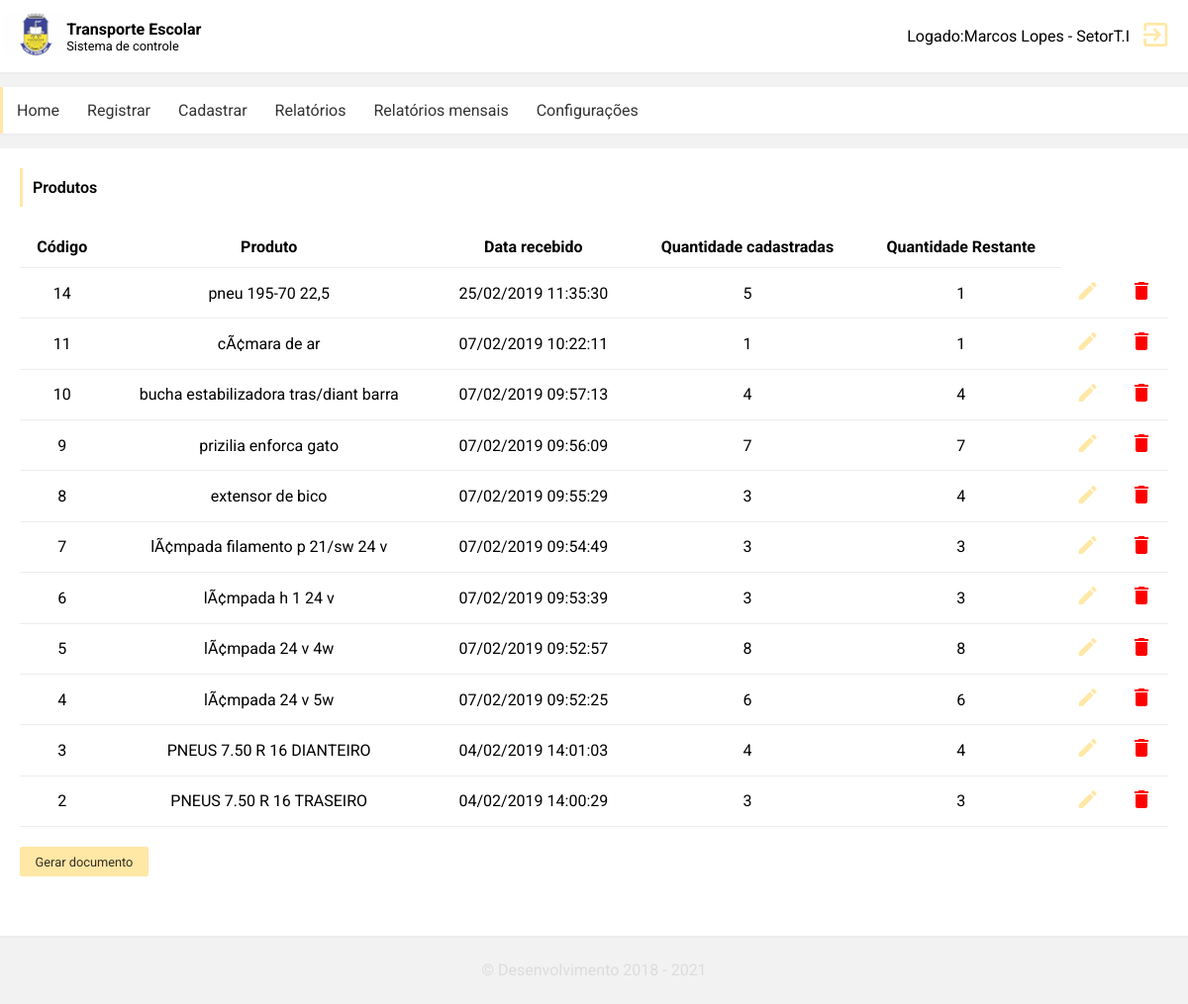
Page /pages/relatorios/relatorio_todos_produtos.php (signed in) on the earlier database version.
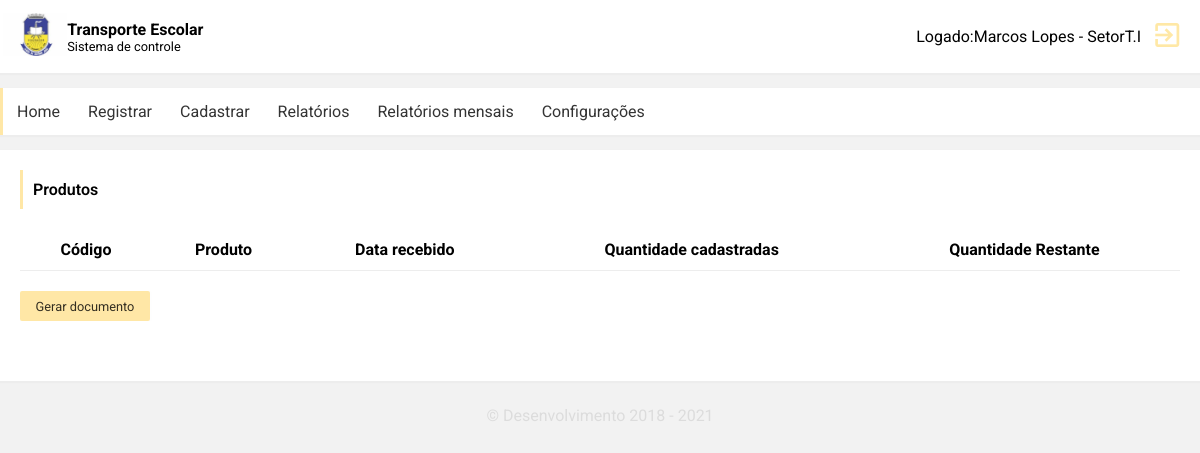
Same page on the later database version.
### tables this page shows
CREATE TABLE `produtos` (
    `id_produto` int(11) NOT NULL,
    `nome_produto` varchar(100) DEFAULT NULL,
    `data_produto_recebido` datetime DEFAULT NULL,
    `quantidade_produto` int(11) DEFAULT NULL,
    `quantidade_restante` int(11) DEFAULT NULL
);

### php/controllers/session.php (called while the page is built, shortened)
<?php
	function mostrar_login()
	{
		return $_SESSION['user']['nome_usuario'] .' -  Setor'.$_SESSION['user']['setor_usuario'];
	}
?>

### php/config/Database.connect.php (called while the page is built, shortened)
<?php
		class Connect
		{
			public function connect()
			{
				$this->connect = mysqli_connect($GLOBALS['config']['host'],$GLOBALS['config']['user'],$GLOBALS['config']['password'],$GLOBALS['config']['dbname']);
			}
		}
 ?>

### php/controllers/produto.php (the view, shortened to what this page needs)
<?php
	 function all_produtos($pagina)
	{
		$GLOBALS['Recursos']->paginação($GLOBALS['Recursos']->Query($GLOBALS['selects']->all_produtos()),$GLOBALS['selects']->all_produtos(),$pagina,function($dados){
			echo "<tr>
					<td>".$dados[0]."</td>
					<td>".$dados[1]."</td>
					<td>".$GLOBALS['Recursos']->formatdata($dados[2])."</td>
					<td>".$dados[3]."</td>
					<td>".$dados[4]."</td>
					 <td><a onclick=janela_mensagem('Editar','produto','../../php/request?page=editar/produto&id=".$dados[0]."')><i class='material-icons'>edit</i></a></td>
						<td><a onclick=janela_mensagem('Deletar','Produto','../../php/request?page=deletar/produto&id=".$dados[0]."')><i class='material-icons  status_indisponível'>delete</i></a></td>
				</tr>";
		},function($paginas){
			if($paginas > 1){
				for($i = 1; $i < $paginas + 1; $i++) {
				echo "
					<div class='paginação'><a  href='../../pages/relatorios/relatorio_todos_produtos?pagina=$i'>".$i."</a></div>
				";
				}
			}
		});
	}
 ?>

### pages/relatorios/relatorio_todos_produtos.php (shortened to what this page needs)
<!DOCTYPE html>
<html>
	<?php include '../componentes/head_page.inc'?>
<body>
	<?php include '../componentes/header.inc'?>
	<main>
		<?php include '../componentes/sidebar.inc'?>
		<div class="content">
			<div  class='resposive_table'>
				<div class='box-dados'>
				<div class='box-dados-title'>
					<h1>Produtos</h1>
				</div>
					<table id='HTMLtoPDF'>
						<tr>
							<th>Código</th>
							<th>Produto</th>
							<th>Data recebido</th>
							<th>Quantidade cadastradas</th>
							<th>Quantidade Restante</th>
						</tr>
						<?php
							$paginas = filter_input(INPUT_GET,'pagina',FILTER_SANITIZE_SPECIAL_CHARS);
							$pagina = (isset($paginas))? $paginas : 1;
							all_produtos($pagina);
						?>
					</table>
					<button onclick= ' Gerar_pdf()'>Gerar documento</button>
				</div>
			</div>
		</div>
	</main>
	<?php include '../componentes/footer.inc'?>
</body>
</html>

### pages/componentes/head_page.inc (shortened to what this page needs)
<head>
	<link rel="stylesheet" type="text/css" href="../public/css/estilo.css">
</head>

### pages/componentes/header.inc (shortened to what this page needs)
<header>
	<div class="sub-header">
		<div class="logo">
			<div>
				<img src="../public/img/logo.jpg">
			</div>
			<div>
				<h1>Transporte Escolar</h1>
				<h2>Sistema de controle</h2>
			</div>
		</div>
		<div class="user">
			<p><span>Logado:<?php echo mostrar_login()?> </span> <a onclick="janela_mensagem('Sair','conta','../../php/request.php?page=Sair')"><i class="material-icons">exit_to_app</i></a></p>
		</div>
	</div>
</header>

### pages/componentes/sidebar.inc (shortened to what this page needs)
<div class="navbar">
			<nav id="navbar">
				<ul>
					<a href="../relatorios/painel"><li >Home</li></a>
					<li>
						<a>Registrar</a>
					</li>
					<li>
						<a>Cadastrar</a>
					</li>
					<li>
						<a>Relatórios</a>
					</li>
					<a href='../relatorios/relatorio_filtro'><li>Relatórios mensais</li></a>
					<li>
						<a>Configurações</a>
					</li>
				</ul>
			</nav>
		</div>

### php/recursos.php (shortened to what this page needs)
<?php
	include 'config/Database.connect.php';
	class Recursos extends Connect
	{
		public function paginação($query,$select,$pagina,$callback,$callback2){
			$this->registros = $GLOBALS['config']['quantidade_registros'] ;
			$this->começo = ($this->registros*$pagina) - $this->registros;
			$this->produtos =  mysqli_query($this->connect,"".$select." limit $this->começo,$this->registros");
    		while($this->fect =  mysqli_fetch_array($this->produtos)){
				 $callback($this->fect);
			}
		}
		public function formatdata($datatime)
		{
          return (new DateTime($datatime))->format('d/m/Y H:i:s');
		}
	}
?>

### pages/componentes/footer.inc
<footer>
	<div class="footersub">
		<p>&copy; Desenvolvimento 2018 - <?php echo date('o') ?></p>
	</div>
</footer>

### pages/public/css/estilo.css (style rules this page uses)
* { padding:0; margin:0; font-family: 'Roboto', sans-serif; text-decoration:none; list-style:none; outline:none; }
html { background:#f2f2f2; }
main { width:93vw; margin:auto; display:flex; flex-direction:column; }
.resposive_table { overflow-x:auto; }
:root { --elemento-header:rgba(255, 199, 43, 0.42); --elemento-font-black:rgba(0,0,0,0.8); --elemento-font-white:rgba(255,255,255,1); --bordar:3px solid var(--elemento-header); --caixa:1px 1px 1px 1px #ededed ; --cor-valida:rgba(244, 67, 54, 0.6); --cor-valida-green:rgba(46, 139, 87, 0.8); }
.sub-header { width:93vw; margin:auto; display:flex; align-items:center; justify-content:space-between; }
header { background:var(--elemento-font-white); box-shadow: var(--caixa); }
.user { display:flex; align-items:center; }
.user span { display:none; }
.user p { align-items:center; display:flex; padding-right:20px; font-size:0.6rem; }
.user i { padding-left:10px; font-size:2rem; }
.logo { display:flex; align-items:center; padding:10px 0px; }
.logo img { max-width:4rem; }
.logo h1 { font-size:0.7rem; font-weight:bold; }
.logo h2 { font-size:0.7rem; font-weight:inherit; }
main div { width:auto; }
p { text-align:justify; }
.navbar { border-left:var(--bordar); margin-top:15px; background:var(--elemento-font-white); box-shadow: var(--caixa); }
.navbar nav { display:none; }
.navbar nav ul { display:flex; flex-direction:column; }
.navbar nav ul li { border-top:1px solid #ededed; padding:10px 10px; }
.navbar nav li { color:var(--elemento-font-black); }
.navbar nav ul li a,nav a li { font-size:0.8rem; color:var(--elemento-font-black); }
.content { margin-top:15px; background:var(--elemento-font-white); box-shadow: var(--caixa); padding:20px 20px; }
.box-dados-title { border-left:var(--bordar); margin-bottom:20px; }
.box-dados-title h1 { padding:10px 10px; font-size:0.7rem; font-weight:600; }
table { border-collapse: collapse; width: 100%; }
th, td { align-items:center; font-weight:inherit; text-align: center; padding: 0.7rem; font-size:0.5rem; border-bottom:1px solid #ededed; }
th { font-weight:bold; }
i { font-weight:inherit; color:var(--elemento-header); }
.material-icons { cursor:pointer; }
button { border-radius:2px; cursor:pointer; margin-top:20px; background:var(--elemento-header); border:none; width:100px; height:25px; font-size:0.6rem; box-shadow:1px 1px 1px 1px #fefefe; color:var(--elemento-font-black); }
.box-dados { margin-bottom:40px; }
.footersub { padding:25px 25px; }
.footersub p { font-size:0.6rem; color:#dcdcdc; text-align:center; }
@media screen and (min-width:640px) { main, .sub-header { width:75rem; } }
@media screen and (min-width:640px) { header { padding:0.2rem; align-items:center; } }
@media screen and (min-width:640px) { .user span { display:flex; } }
@media screen and (min-width:640px) { .navbar nav { display:block; } }
@media screen and (min-width:640px) { .navbar nav ul li { padding:14px 14px; border-top:none; } }
@media screen and (min-width:640px) { .navbar nav ul { position:relative; flex-direction:row; } }
@media screen and (min-width:640px) { .navbar nav ul li a,nav a li { font-size:1rem; } }
@media screen and (min-width:640px) { .box-dados { margin-bottom:40px; overflow:inherit; } }
@media screen and (min-width:640px) { th,td { text-align:center; font-size:1rem; } }
@media screen and (min-width:640px) { .box-dados-title h1 { font-size:1rem; } }
@media screen and (min-width:640px) { .logo h1 { font-weight:bold; font-size:1rem; } }
@media screen and (min-width:640px) { .logo h2 { font-size:0.8rem; } }
@media screen and (min-width:640px) { .user p { font-size:1rem; } }
@media screen and (min-width:640px) { button { width:130px; height:30px; font-size:0.8rem; } }
@media screen and (min-width:640px) { .footersub p { font-size:1rem; } }
.status_indisponível { color:red; }

Differences in the rows shown:
removed produtos: id_produto "14", nome_produto "pneu 195-70 22,5", data_produto_recebido "25/02/2019 11:35:30", quantidade_produto "5", quantidade_restante "1"
removed produtos: id_produto "11", nome_produto "cÃ¢mara de ar", data_produto_recebido "07/02/2019 10:22:11", quantidade_produto "1", quantidade_restante "1"
removed produtos: id_produto "10", nome_produto "bucha estabilizadora tras/diant barra", data_produto_recebido "07/02/2019 09:57:13", quantidade_produto "4", quantidade_restante "4"
removed produtos: id_produto "9", nome_produto "prizilia enforca gato", data_produto_recebido "07/02/2019 09:56:09", quantidade_produto "7", quantidade_restante "7"
removed produtos: id_produto "8", nome_produto "extensor de bico", data_produto_recebido "07/02/2019 09:55:29", quantidade_produto "3", quantidade_restante "4"
removed produtos: id_produto "7", nome_produto "lÃ¢mpada filamento p 21/sw 24 v", data_produto_recebido "07/02/2019 09:54:49", quantidade_produto "3", quantidade_restante "3"
removed produtos: id_produto "6", nome_produto "lÃ¢mpada h 1 24 v", data_produto_recebido "07/02/2019 09:53:39", quantidade_produto "3", quantidade_restante "3"
removed produtos: id_produto "5", nome_produto "lÃ¢mpada 24 v 4w", data_produto_recebido "07/02/2019 09:52:57", quantidade_produto "8", quantidade_restante "8"
removed produtos: id_produto "4", nome_produto "lÃ¢mpada 24 v 5w", data_produto_recebido "07/02/2019 09:52:25", quantidade_produto "6", quantidade_restante "6"
removed produtos: id_produto "3", nome_produto "PNEUS 7.50 R 16 DIANTEIRO", data_produto_recebido "04/02/2019 14:01:03", quantidade_produto "4", quantidade_restante "4"
removed produtos: id_produto "2", nome_produto "PNEUS 7.50 R 16 TRASEIRO", data_produto_recebido "04/02/2019 14:00:29", quantidade_produto "3", quantidade_restante "3"
